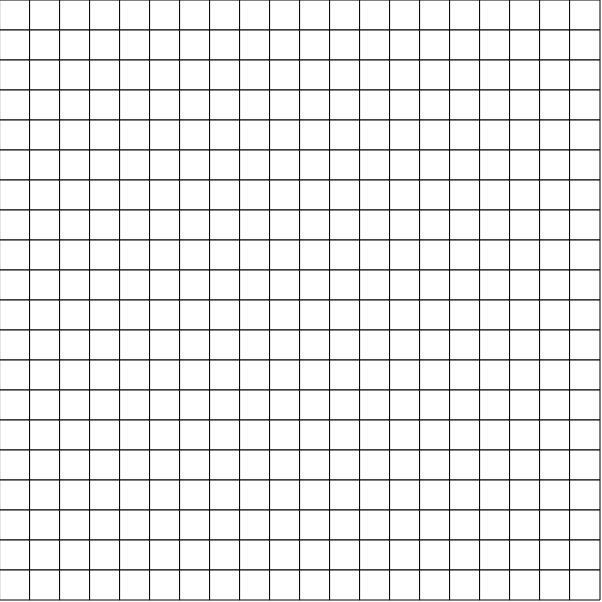
Frame 1 (no input)
Frame 60 (no input): identical to frame 1, image omitted
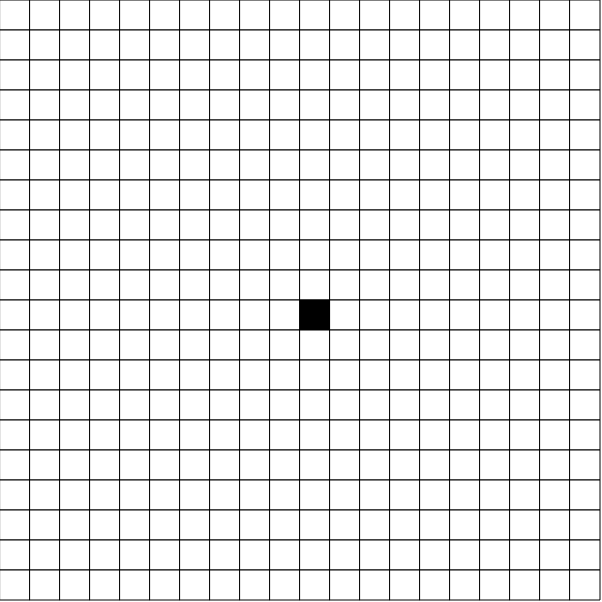
Frame 120 (the mouse pressed at the canvas centre since frame 60)

The p5.js sketch that drew these frames (run headless with seeded random() and noise() and a simulated clock; from frame 60 on, the mouse is pressed at the canvas centre):

// p5.js sketch
// ── sketch.js
// grid painter
//Aaron Phillips
//April 24 2018

// define global variables
let rows = 20;
let cols = 20;
let grid;
let cellSize;
let button;
let red = 4;
let green = 2;
let blue = 3;
let black = 1;
let white = 0;
let currentColor;

// make the window canvas and set grid

function setup() {
  createCanvas(602, 602);

  // showing grid
  cellSize = (width - 2) / cols;
  grid = make2DArray(cols, rows);

  // color button. p5.js
  button = createButton("green");
  button = createButton("blue");
  button = createButton("red");
  button = createButton("black");
}


function draw() {
  // change colors value. (r, g, b)

  background(255);
  displayGrid();

  // cellColor();
  // currentColor()
}


function mousePressed() {
  let xcoord = floor(mouseX / cellSize);
  let ycoord = floor(mouseY / cellSize);

  if (grid[xcoord][ycoord]===1) {
    grid[xcoord][ycoord]=0;

  }
  else {
    grid[xcoord][ycoord] = 1;
  }

}


function cellColor() {

  let green = color(0, 255, 0);
  let blue = color(0, 0, 255);
  let red = color(255, 0, 0);
  let white = color(255);
  let black = color(0);
}

function displayGrid() {
  for(let x=0; x<rows; x++){
    for (let y=0; y<cols; y++){
      if (grid[x][y] === 0) {
        fill(0);

      }
      else {
         fill(255);
      }

      rect(x*cellSize, y*cellSize, cellSize, cellSize);
    }
  }

}

// reset grid
function keyPressed() {
  if (key === "w" || key === "W") {
    displayGrid(255);
  }
}


// switches color between white and colour.
function mousePressed() {
  let xcoord = floor(mouseX / cellSize);
  let ycoord = floor(mouseY / cellSize);

  if (grid[xcoord][ycoord]) {
    grid[xcoord][ycoord]=0;

  }
  else {
    grid[xcoord][ycoord] = 1;
  }



}





// array of grid
function make2DArray(cols, rows) {
  let randomGrid = [];
  for (let x=0; x<cols; x++) {
    randomGrid.push([]);
    for (let y=0; y<rows; y++){
      if (random(100) < 50){
        randomGrid[x].push(255);
      }
      else {
        randomGrid[x].push(255);
      }
    }

  }
  return  randomGrid;
}
